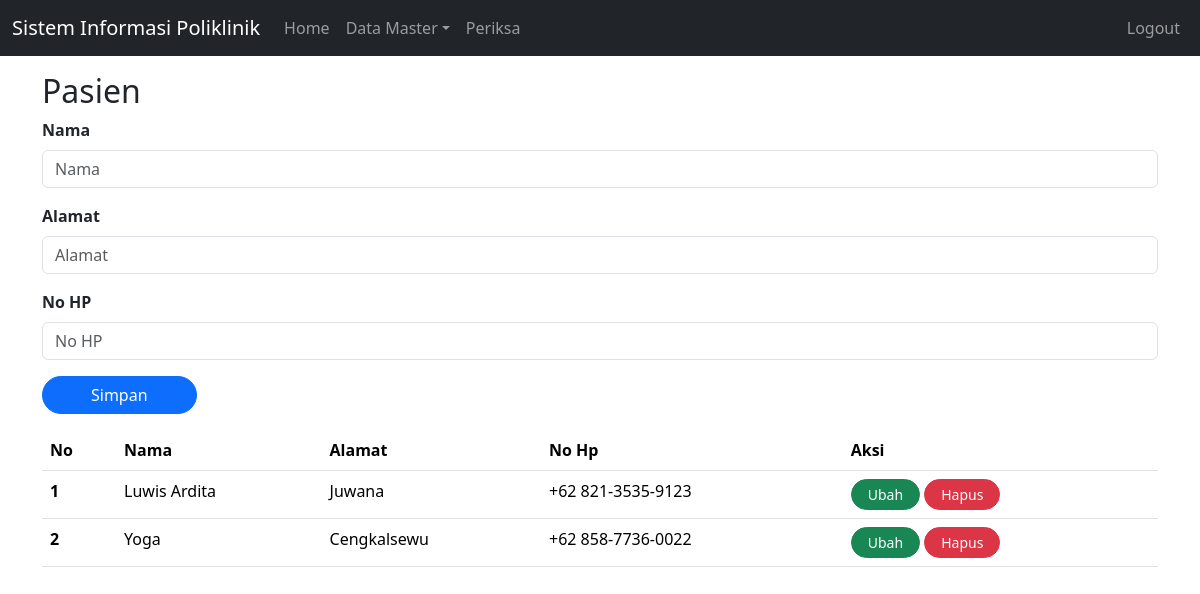
Page /index.php?page=pasien (signed in) on the committed database.
### tables this page shows
CREATE TABLE `pasien` (
  `id` int(11) NOT NULL,
  `nama` varchar(255) NOT NULL,
  `alamat` varchar(255) NOT NULL,
  `no_hp` varchar(50) NOT NULL
);

### pasien.php (the view, shortened to what this page needs)
<?php
include 'koneksi.php';
if(isset($_SESSION['username'])) {
    ?>
    <form action="" method="POST">
    <div class="mb-3">
        <label for="nama" class="form-label fw-bold">Nama</label>
        <input type="text" class="form-control" id="nama" name="nama" placeholder="Nama">
    </div>
    <div class="mb-3">
        <label for="alamat" class="form-label fw-bold">Alamat</label>
        <input type="text" class="form-control" id="alamat" name="alamat" placeholder="Alamat">
    </div>
    <div class="mb-3">
        <label for="no_hp" class="form-label fw-bold">No HP</label>
        <input type="text" class="form-control" id="no_hp" name="no_hp" placeholder="No HP">
    </div>
    <button class="btn btn-primary px-5 rounded-pill" type="submit" name="submit">Simpan</button>
    </form>
    <?php
    $showSql = "SELECT * FROM pasien";
    $showHasil = $conn->query($showSql);
    if($showHasil->num_rows > 0){
        $no = 1;
        ?>
        <table class="table mt-3">
        <thead>
            <tr>
            <th scope="col">No</th>
            <th scope="col">Nama</th>
            <th scope="col">Alamat</th>
            <th scope="col">No Hp</th>
            <th scope="col">Aksi</th>
            </tr>
        </thead>
        <tbody>
        <?php
        while($row = $showHasil->fetch_assoc()){
        ?>
            <tr>
            <th scope="row"><?php echo $no ?></th>
            <td><?php echo $row['nama']?></td>
            <td><?php echo $row['alamat']?></td>
            <td><?php echo $row['no_hp']?></td>
            <td>
                <a href="index.php?page=pasienEdit&id=<?php echo $row["id"]?>" class="btn btn-success btn-sm rounded-pill px-3">Ubah</a>
                <form action="" method="POST" style="display: inline-block">
                    <button type="submit" class="btn btn-danger btn-sm rounded-pill px-3" name="hapus">Hapus</button>
                </form>
            </td>
            </tr>
        <?php
        $no++;
        }
        ?>
        </tbody>
        </table>
    <?php
    } else {
        echo "Tidak Ada Data";
    }
} else {
    header("location: index.php?page=loginUser");
}
?>

### rows in the picture
pasien: nama "Luwis Ardita", alamat "Juwana", no_hp "+62 821-3535-9123"
pasien: nama "Yoga", alamat "Cengkalsewu", no_hp "+62 858-7736-0022"

### other values in the picture
$_GET['page'] "Pasien"
